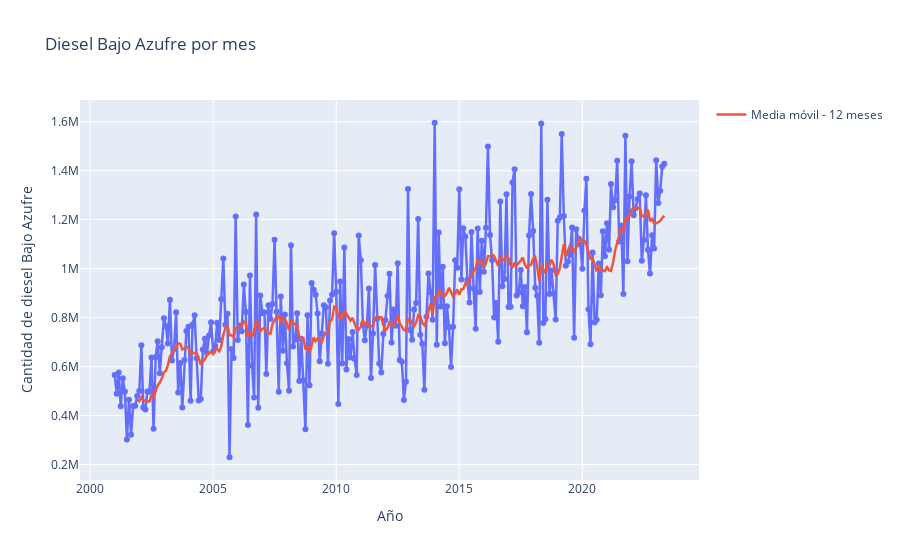

The notebook cell this image was saved under:
### Code cell
data_dba.freq = 'M'

data_dba = data_dba.copy() 
data_dba['media_movil'] = data_dba['diesel'].rolling(window=12).mean()
rolling_mean = data_dba['diesel'].rolling(window=12).mean()

fig = px.line(data_dba, x='fecha', y='diesel', labels={'diesel': 'Cantidad de diesel Bajo Azufre'}, title='Diesel Bajo Azufre por mes', markers=True)
fig.add_scatter(x=data_dba['fecha'], y=rolling_mean, mode='lines', name='Media móvil - 12 meses')

fig.update_xaxes(tickformat="%Y", title_text='Año')
fig.update_traces(line=dict(width=2.5))
fig.show()

### Figure 1 — Plotly figure (JSON) as saved in the notebook; plotly's stock layout.template omitted (floating-point values rounded to 4 significant figures; data arrays with more than 128 entries replaced by an {"elided": "..."} marker saying what was removed)
{"data": [{"hovertemplate": "fecha=%{x}<br>Cantidad de diesel Bajo Azufre=%{y}<extra></extra>", "legendgroup": "", "line": {"color": "#636efa", "dash": "solid", "width": 2.5}, "marker": {"symbol": "circle"}, "mode": "lines+markers", "name": "", "orientation": "v", "showlegend": false, "type": "scatter", "x": {"elided": "269 str values"}, "xaxis": "x", "y": {"elided": "269 float values"}, "yaxis": "y"}, {"line": {"width": 2.5}, "mode": "lines", "name": "Media móvil - 12 meses", "type": "scatter", "x": {"elided": "269 str values"}, "y": {"elided": "269 float values"}}], "layout": {"legend": {"tracegroupgap": 0}, "title": {"text": "Diesel Bajo Azufre por mes"}, "xaxis": {"anchor": "y", "domain": [0, 1], "tickformat": "%Y", "title": {"text": "Año"}}, "yaxis": {"anchor": "x", "domain": [0, 1], "title": {"text": "Cantidad de diesel Bajo Azufre"}}}}
